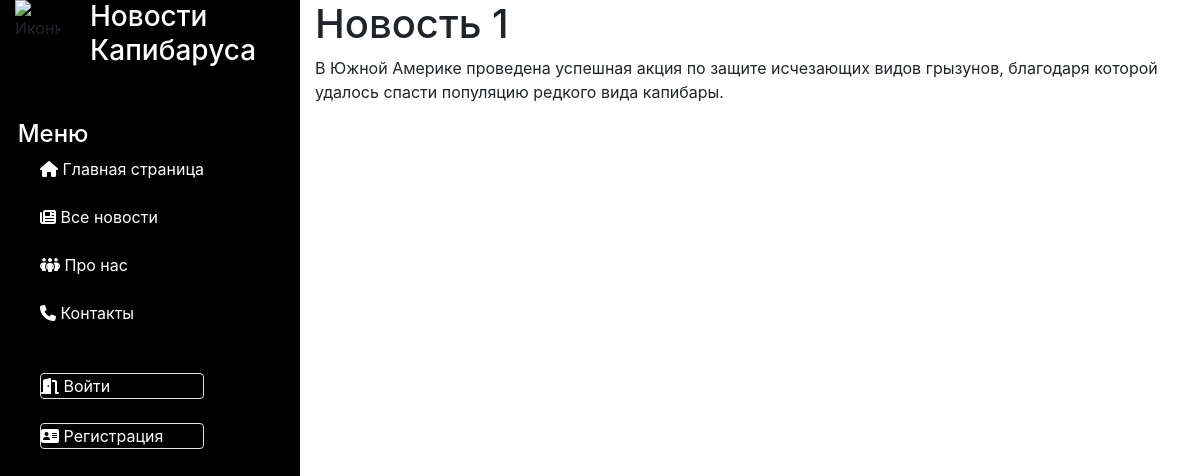
Screenshot of /news/1 with the database file from the repository.
### news/models.py (models this page shows, shortened)
class Article(models.Model):
    categories = (('E', 'Economics'),
                  ('S', 'Science'),
                  ('IT', 'IT'))
    author = models.ForeignKey(User, on_delete=models.SET_NULL, null=True)
    title = models.CharField('Название', max_length=50, default='')
    anouncement = models.TextField('Аннотация', max_length=250)
    text = models.TextField('Текст новости')
    date = models.DateTimeField('Дата публикации', auto_created=True,default=datetime.datetime.now())
    category = models.CharField(choices=categories, max_length=20, verbose_name='Категории')
    tags=models.ManyToManyField(to=Tag, blank=True)
    class Meta:
        ordering=['title','date']
        verbose_name = 'Новость'
        verbose_name_plural = 'Новости'

### news/views.py (the view)
# urls.py: path('<int:id>', views.news_detail, name='news_detail'),
def news_detail(request, id):
    news = Article.objects.get(id=id)
    context = {'news': news}
    return render(request, 'news/news_detail.html', context)

### news/templates/news/news_detail.html
{% extends 'main/SideBar.html' %}
{% load static %}
{% block content %}
<h1>
    {{ news.title }}
</h1>
<p>
    {{ news.text }}
</p>
{% endblock content %}

### main/static/main/css/style.css (style rules this page uses)
body { height: 100vh; }

### rows the page displays
Article: title "Новость 1", text "В Южной Америке проведена успешная акция по защите исчезающих видов грызунов, благодаря которой удалось спасти популяцию редкого вида капибары."
